Frame 1 (no input): blank canvas, image omitted
Frame 60 (the mouse pressed at the canvas centre just before this capture): blank canvas, image omitted
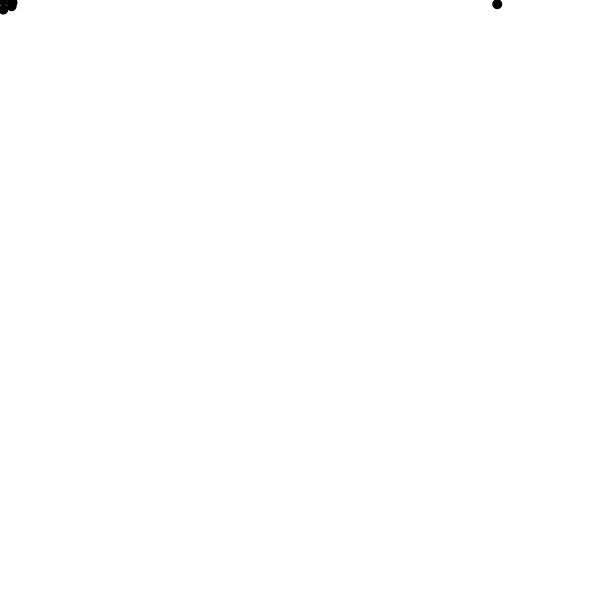
Frame 120 (the mouse held since frame 60 and released just before this capture)

The Processing sketch whose frames 1 and 60 were blank and that drew this single picture after the mouse press (run headless with seeded random() and noise(); from frame 60 on, the mouse is pressed at the canvas centre):

// Processing sketch: processing_140176
// ── processing_140176.pde



void drawThing(float myX, float myY, float myXdir, float myYdir) {

  // TODO: reimplement this function. Only change code within this
  // code block. Inside this function, the only variables you
  // should use are the four parameters of the function.

  // Draw a more complicated shape here using myX and myY and see what
  // happens. Using if statement(s), change the way your thing is
  // drawn based on which direction it is moving. For example:
  // if ( myXdir > 0 && myYdir > 0 ) {
  //   // draw something
  // }
  // etc ...

  noStroke();
  fill(0);
  ellipse(myX, myY, 10, 10);
}

//////////
// you should not need to change anything below this line ...
//////////

int numPoints = 10000;

float[] x;
float[] y;

float[] xDirection;
float[] yDirection;

int last_add_time = 1000;

int index = 0;

void setup() {

  size(600, 600);
  x = new float[numPoints];
  y = new float[numPoints];  

  xDirection = new float[numPoints];
  yDirection = new float[numPoints];  

  int i = 0; 
  while ( i < numPoints ) {
    xDirection[i] = random(-1, 1);
    yDirection[i] = random(-1, 1);

    i = i + 1;
  }
}

void draw() {

  background(255);
  stroke(50, 50, 150);
  fill(150, 150, 255);

  if ( millis() > last_add_time ) {
    x[index] = random(width);
    y[index] = random(height);
    index = index + 5;
    if ( index >= numPoints ) {
      index = 5;
    }
    last_add_time = millis() + 1000;
  }

  // use a while loop here to draw the points
  // and update their positions
  int i = 5; 
  while ( i < index ) {
    drawThing( x[i], y[i], xDirection[i], yDirection[i] );

    x[i] = x[i] + xDirection[i];
    y[i] = y[i] + yDirection[i];

    if ( x[i] > width || x[i] < 0 ) {
      xDirection[i] = xDirection[i] * -1;
    }
    if ( y[i] > height || y[i] < 0 ) {
      yDirection[i] = yDirection[i] * -1;
    }

    i = i + 1;
  }
}
